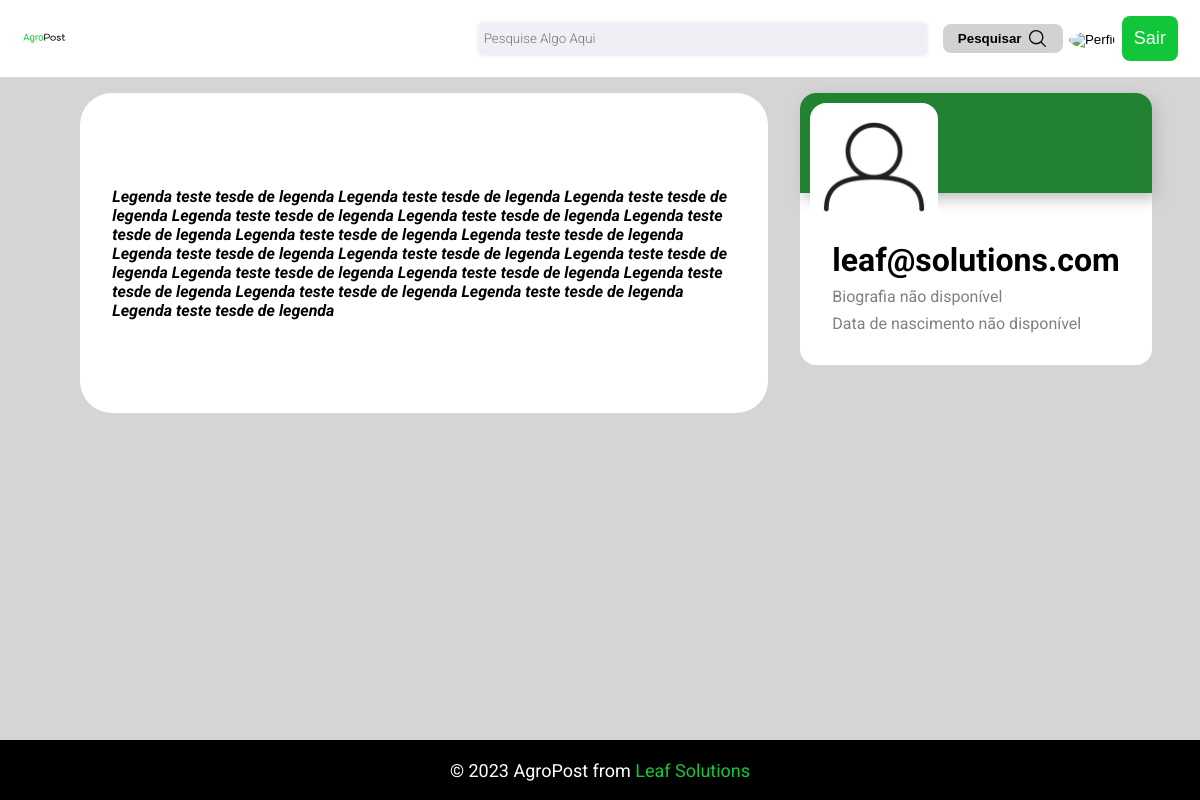
The app's page /profile/leaf@solutions.com/, older data.
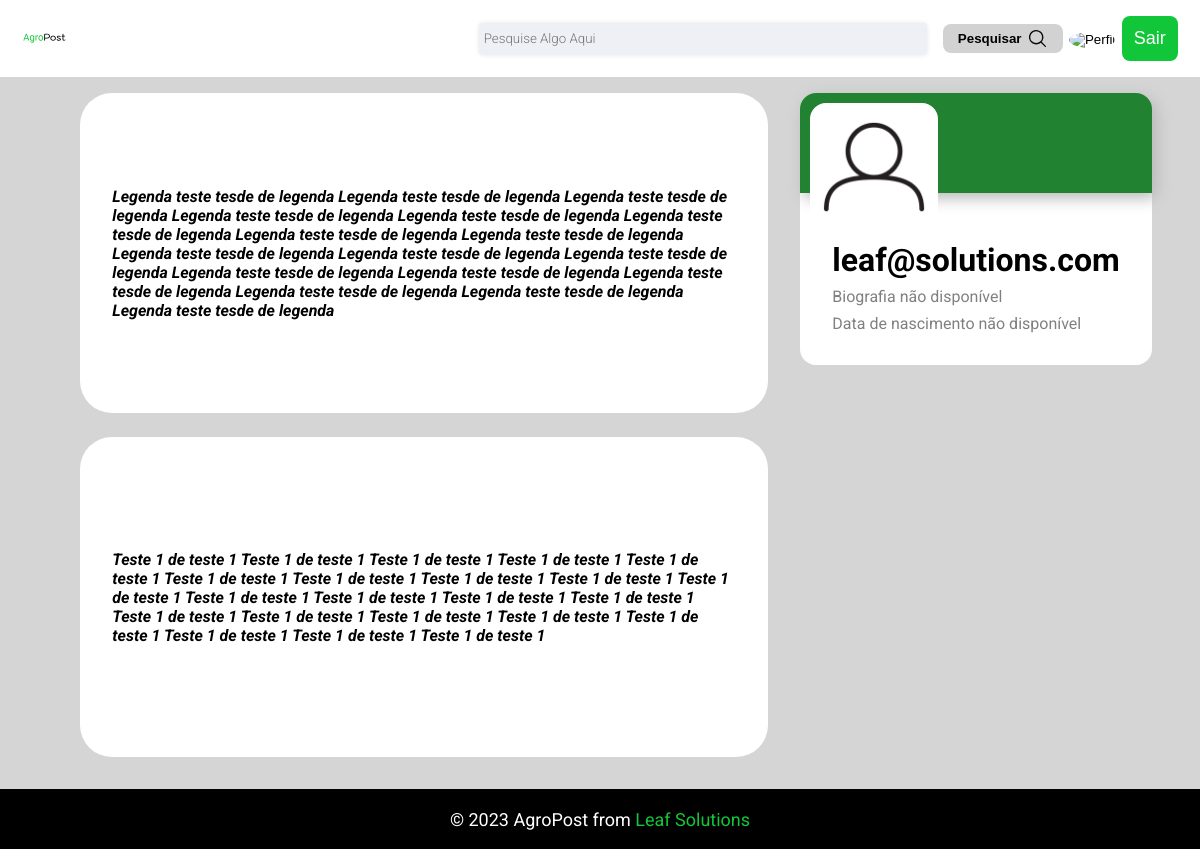
The same page, newer data.
### post/models.py (models this page shows, shortened)
class Post(models.Model):
    title = models.CharField(blank=False,null=False,max_length=30,editable=True)
    content = models.TextField(blank=False,null=False,editable=True)
    rate = models.PositiveSmallIntegerField(blank=False,null=False,editable=False, default=0)
    published_at = models.DateTimeField(auto_now_add=True)
    updated_at = models.DateTimeField(auto_now=True)
    product = models.ForeignKey(Product,blank=False,null=False,on_delete=models.CASCADE)
    author = models.ForeignKey(User,blank=False,null=False,on_delete=models.CASCADE)
    upgrade = models.ManyToManyField(User,related_name="upgrade",null=True,blank=True)
    downgrade = models.ManyToManyField(User,related_name="downgrade",null=True,blank=True)

### users/views.py (the view)
# urls.py: path("profile/<str:username>/", views.profile_view, name="profile"),
def profile_view(request, username):
    if request.method == "GET":
        try:
            user = User.objects.get(username=username)
            posts = Post.objects.filter(author=user)
            return render(request, "post/profile.html", {"profile_user": user,"posts":posts})
        except User.DoesNotExist:
            return render(request, "post/home.html")

### templates/post/profile.html (shortened to what this page needs)
{% extends "post/base.html" %} {% load static %} {% block 'head' %}
<link rel="stylesheet" href="{% static 'profile/styles.css' %}" />
{% endblock 'head' %} {% block 'content' %}
<div class="profile">
  <div class="profilePost">
    {% for post in posts %}
    <div class="generic">
      <div class="square1">
        {{ post.content }}
      </div>
    </div>
    {% endfor %}
  </div>
  <div class="profileData">
    <div class="topProfile">
      <div class="backgroundProfile"></div>
      <div class="image">
        <img
          alt="Perfil"
          src="{{ profile_user.profile.image.url }}"
          class="profileIcon"
        />
      </div>
    </div>
    <div class="contentProfile">
      <h1>{{ profile_user.username }}</h1>
      {% if profile_user.bio %}
      <p>{{ profile_user.bio }}</p>
      {% else %}
      <p>Biografia não disponível</p>
      {% endif %}
      <div>
        {% if profile_user.date_of_birth %}
        <p>{{ profile_user.date_of_birth }}</p>
        {% else %}
        <p>Data de nascimento não disponível</p>
        {% endif %}
      </div>
    </div>
  </div>
</div>
{% endblock 'content' %}

Row changes from the older to the newer data that the page shows:
added Post: content "Teste 1 de teste 1 Teste 1 de teste 1 Teste 1 de teste 1 Teste 1 de teste 1 Teste 1 de teste 1 Teste 1 de teste 1 Teste 1 de teste 1 Teste 1 de teste 1 Teste 1 de teste 1 Teste 1 de teste 1 Teste 1 de teste 1 Teste 1 de teste 1 Teste 1 de teste 1 Teste 1 de teste 1 Teste 1 de teste 1 Teste 1 de teste 1 Teste 1 de teste 1 Teste 1 de teste 1 Teste 1 de teste 1 Teste 1 de teste 1 Teste 1 de teste 1 Teste 1 de teste 1"
